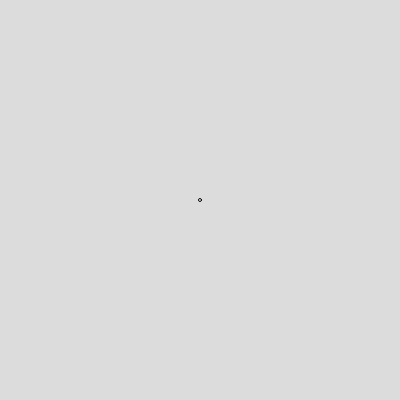
Frame 1 (no input)
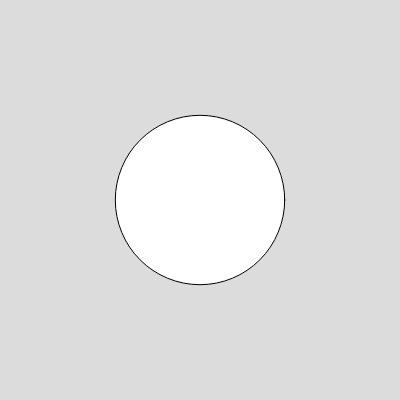
Frame 60 (no input)
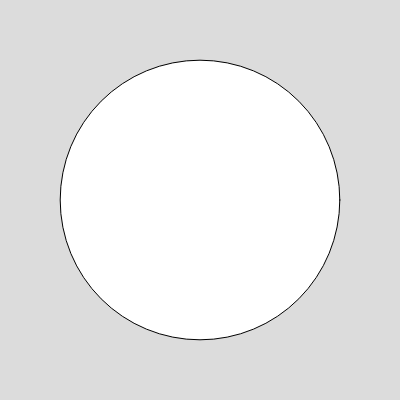
Frame 120 (the mouse pressed at the canvas centre since frame 60)

The p5.js sketch that drew these frames (run headless with seeded random() and noise() and a simulated clock; from frame 60 on, the mouse is pressed at the canvas centre):

// p5.js sketch
// ── sketch.js
let x;

function setup() {
  createCanvas(400, 400);
  x=0;
}

function draw() {
  background(220);
  ellipse(width/2,height/2,sin(frameCount/100)*300);
  

  

}
